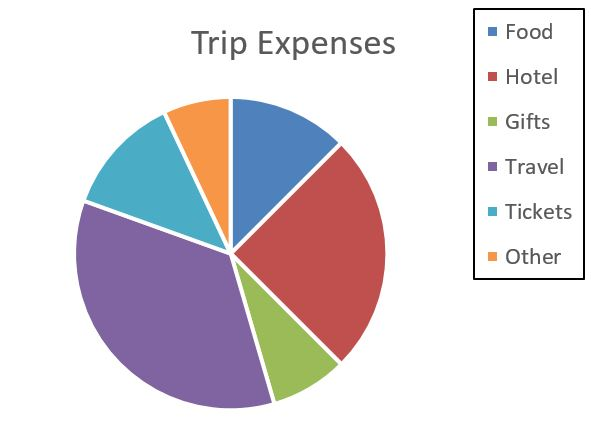
%> input picture PieChart - Code/Case 1/2.JPG, 591 x 435 px
$ octave --eval "result = Extract_LegendBox(imread('Case 1/2.JPG'));"   (GNU Octave 9; MATLAB toolbox functions it lacks are replaced by stand-ins)
%> lines starting %> are read from the running program, lines starting %| are printed output that depends on the picture; in (x1, y1, x2, y2) boxes, pixels count from 0 and x2, y2 are one past the last pixel; in counts of white or black regions, pixels touching at a corner belong together; the program's own positions count from 1
function [res_image] = Extract_LegendBox(Original_img)

gray_img = rgb2gray(Original_img);
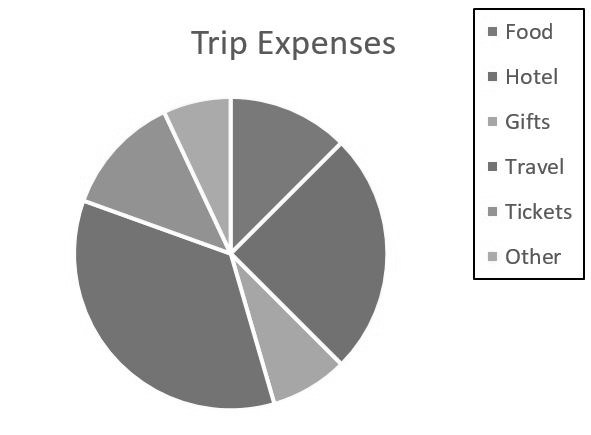
%> gray_img: size 435x591 uint8; min 0, max 255, mean 215.5

% Detect black line
BW_img = gray_img < 10;
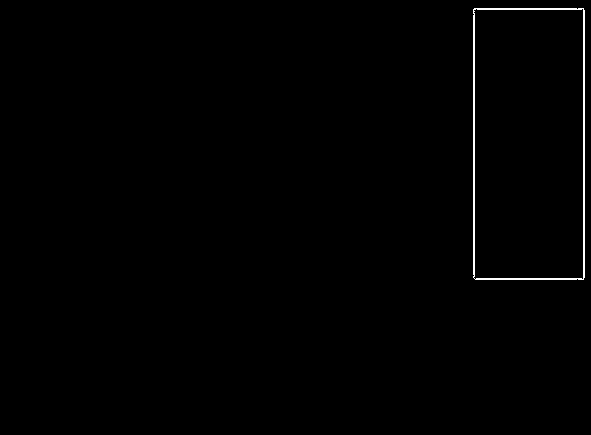
%> BW_img: size 435x591 logical; 0.58% white in thin lines or dots, all inside (x1, y1, x2, y2) = (473, 8, 585, 280)
filled_img = imfill(BW_img,'holes');  % fill small holes
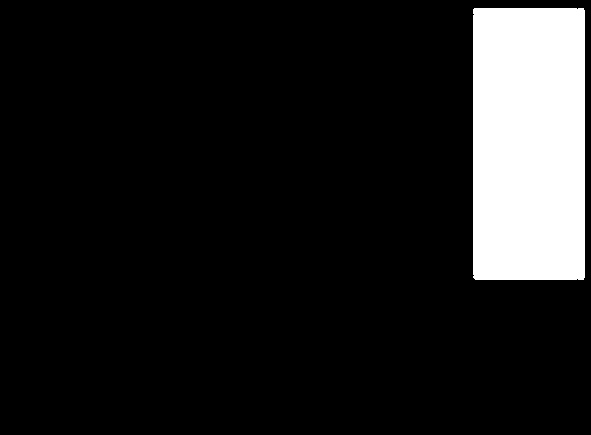
%> filled_img: size 435x591 logical; 11.8% white; 1 white region, box (x1, y1, x2, y2) and area: (473, 8, 585, 280) 30452
area_img = bwareaopen(filled_img,120);  % Remove objects containing fewer than 120 pixels, small objects

SE = strel('square',17);
Boxes_img = imopen(area_img,SE);
%> Boxes_img: size 435x591 logical; 11.8% white; 1 white region

% Calculate bounding box
stat = regionprops(Boxes_img,'BoundingBox');
%> stat = 1 region; box (x1, y1, x2, y2): (473, 8, 585, 280)
bb = stat.BoundingBox;
%> bb = [473.5 8.5 112 272]

% Crop the image
rec_box = imcrop(Original_img,bb);
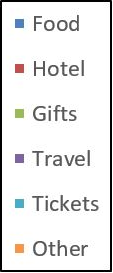
%> rec_box: size 273x113x3 uint8; mean R, G, B 231.4, 231.4, 231.1
res_image = rec_box;
end

$ run again, on PieChart - Code/Case 1/1.png
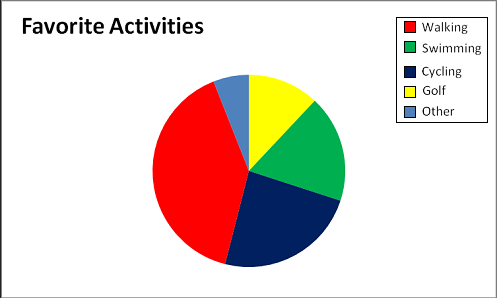
%> input picture PieChart - Code/Case 1/1.png, 497 x 298 px
%> in Extract_LegendBox, `BW_img = gray_img < 10;`:
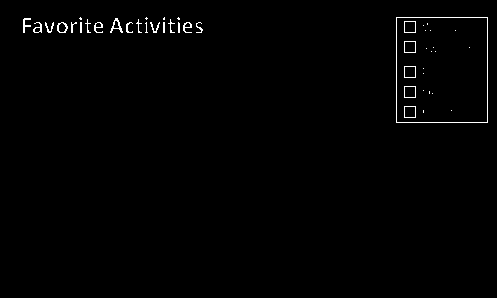
%> BW_img: size 298x497 logical; 0.86% white in thin lines or dots, all inside (x1, y1, x2, y2) = (23, 17, 488, 123)
%> filled_img: size 298x497 logical; 7.1% white; 23 white regions (5 under 20 px), largest, box (x1, y1, x2, y2) and area: (396, 17, 488, 123) 9752, (57, 22, 68, 33) 98, (110, 18, 123, 33) 91
%> area_img: size 298x497 logical; 6.6% white; 1 white region
%> stat = 1 region; box (x1, y1, x2, y2): (396, 17, 488, 123)
%> bb = [396.5 17.5 92 106]
%> in Extract_LegendBox, `rec_box = imcrop(Original_img,bb);`:
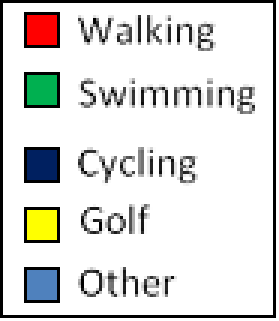
%> rec_box: size 107x93x3 uint8 (shown 3 times larger); mean R, G, B 220.5, 220.5, 218.2
